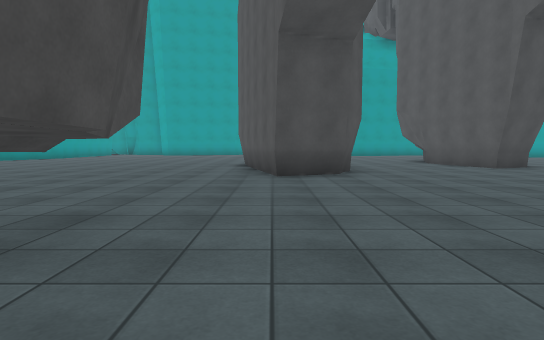
view 1 (above)

24 first-person views from a walk through a scene from a Unity 3-D project. The camera is 1.2 m above the floor, tilts 4° down and sees 75° across. The floor is counted in squares, 2 m on a side. Each view is taken from the middle of a square. On the plan, view 1 faces up. The plan holds only what a view shows up to about 10 squares ahead; the rest is blank. The place goes on beyond the plan. The player is left out. Surface patterns are stand-ins for the level's own textures.

view 2
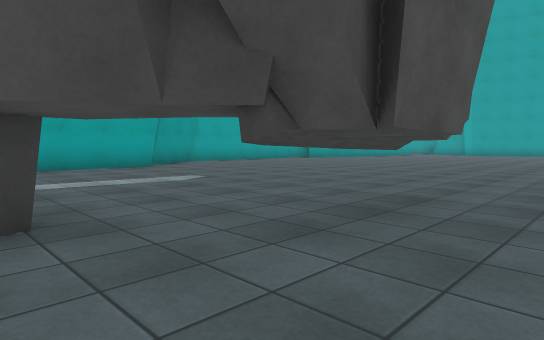

view 3
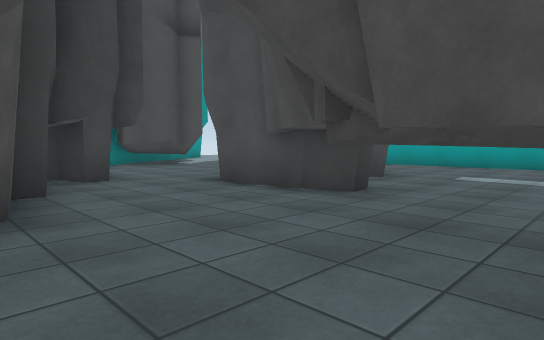

view 4
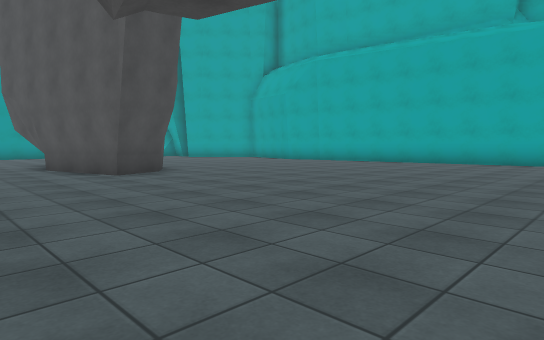

view 5
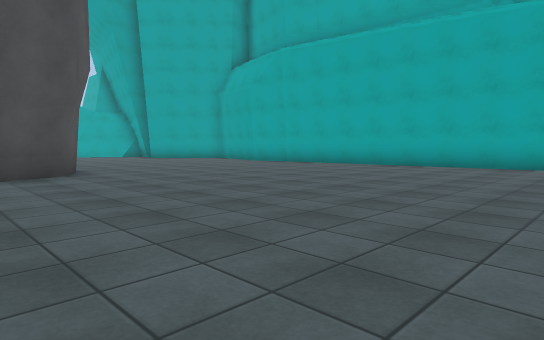

view 6
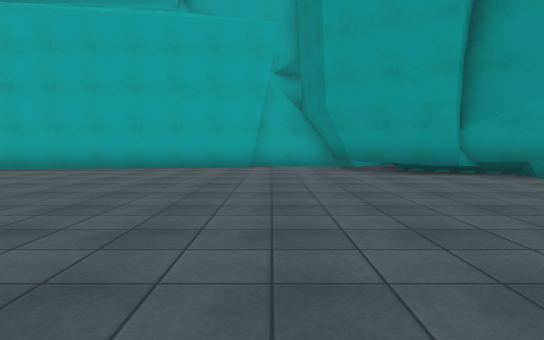

view 7
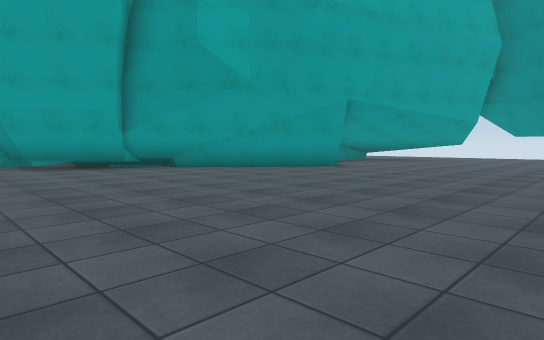

view 8
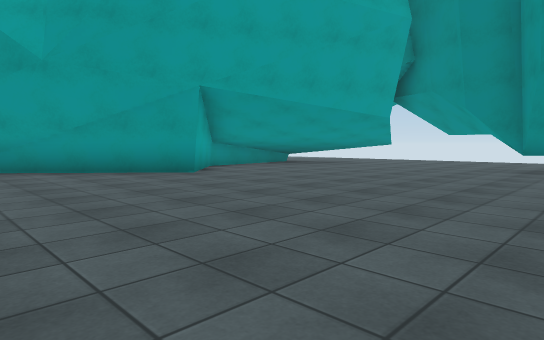

view 9
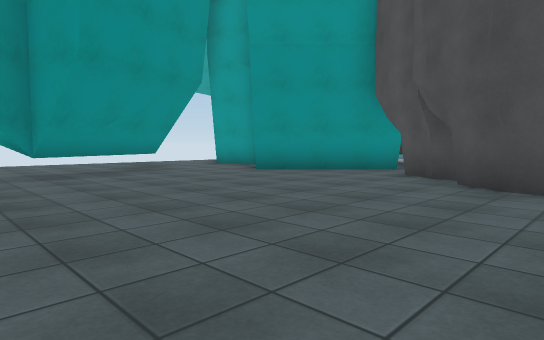

view 10
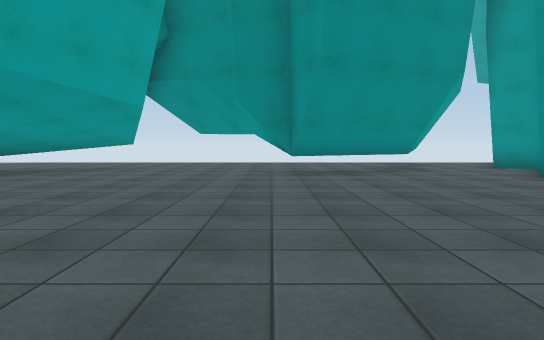

view 11
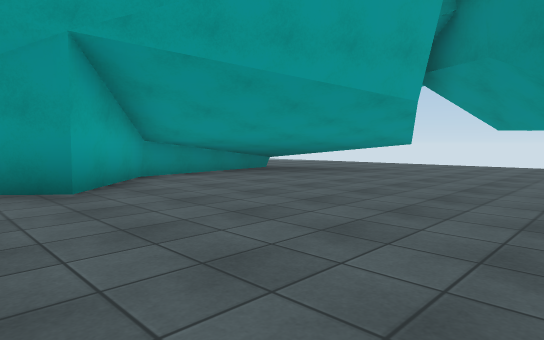

view 12
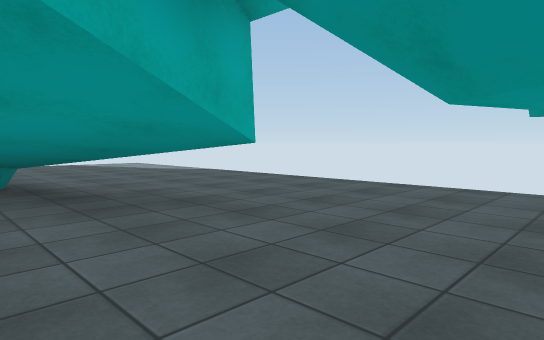

view 13
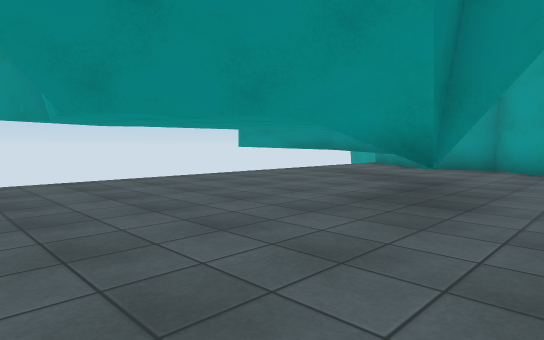

view 14
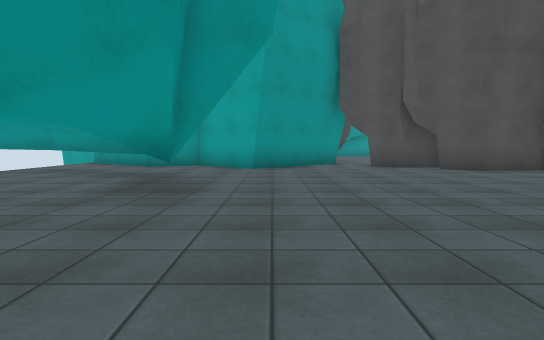

view 15
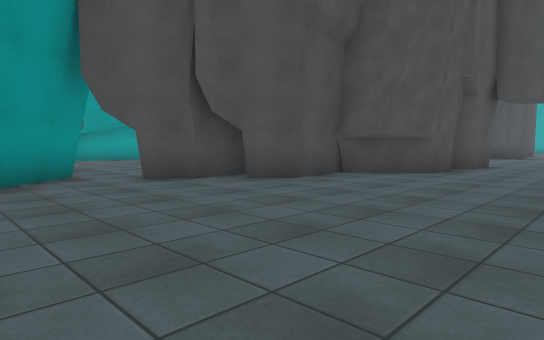

view 16
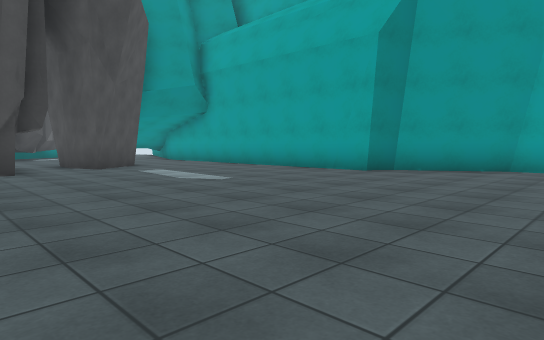

view 17
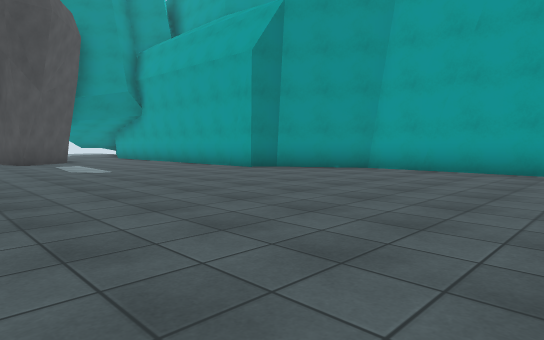

view 18
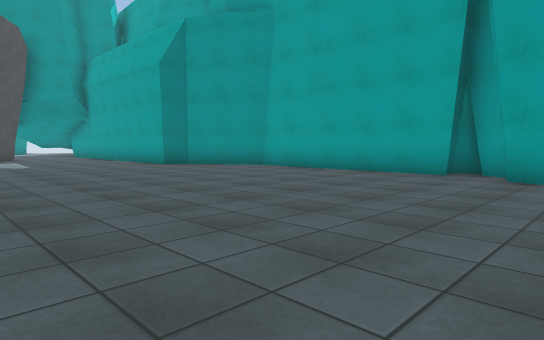

view 19
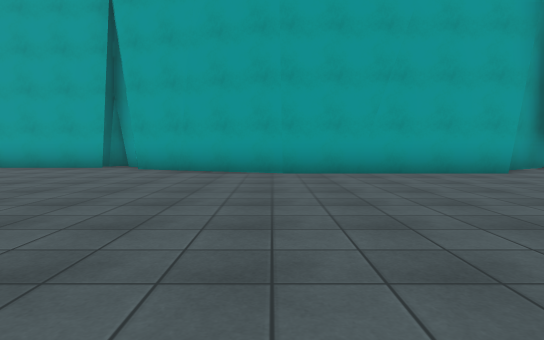

view 20
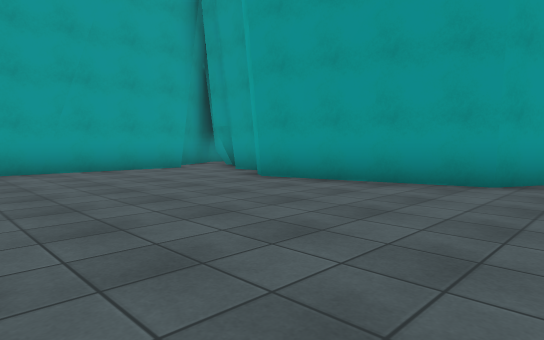

view 21
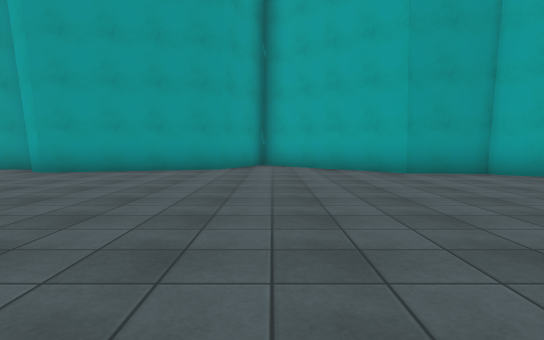

view 22
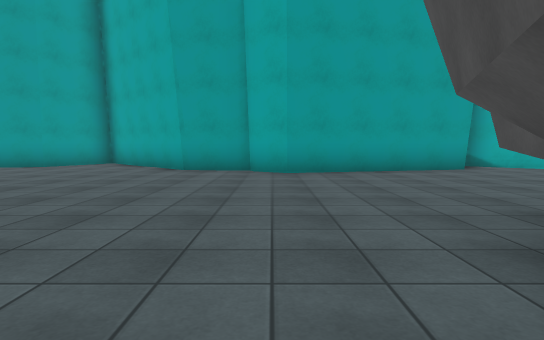

view 23
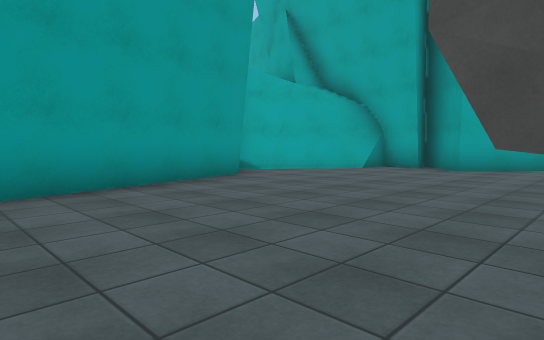

view 24
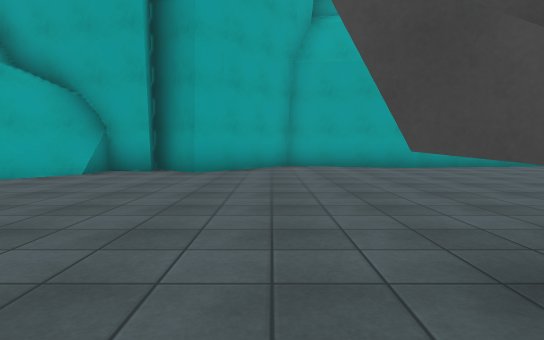

### Floor plan
Key: @ floor where view 1 was taken; # wall or solid block; . floor; T thing the floor can be seen under or through.
Columns run from 12 left of view 1 to 17 right of it. Each row starts with its distance up from view 1.
 23  #        ###
 22  ###### ###.##       ###
 21   #...###....####  ###.##
 20   #.............####....##
 19   #......................##
 18   #......................##
 17   #......................###
 16   #........................#
 15  ##...............# .......#
 14  #....... ... ....  .......#
 13 ##.......  .   ..#  .......#
 12 #........       .#  .......#
 11 #.........      .## .......#
 10 #..........#   ...##.......#
  9 #..........##  ...#........#
  8 #...........###............#
  7 #...........##.............#
  6 ##.........................#
  5  #.........................##
  4  ##.........................#
  3   #.......T.................#
  2   #.......TT................#
  1   #.......TT................#
  0   #......TT.@ #...........###
 -1   #......TT..##..........##
 -2   #...##.#...##..........#
 -3        #.#..###.........##
 -4         ...##...........#
 -5         ...##..........##
 -6        ....##.........##
 -7        ....#..........##
 -8         ###............##
 -9           ##...........##
-10            ##......... ##
-11            #....TT....###
-12           ##..TTTT... ### ..
-13           ##.TT......##.......
-14           ##.TT...............
-15              #...............
-16              #..............
-17              #

Positions as (right, up) in squares from view 1, and headings:
1: (0, 0), facing up
2: (0, -1), facing up-left
3: (1, 2), facing down-left
4: (3, 2), facing up-right
5: (5, 2), facing up-right
6: (6, 2), facing right
7: (4, 2), facing down-right
8: (3, -2), facing down-right
9: (6, -4), facing down-left
10: (5, -4), facing down
11: (5, -5), facing down-right
12: (6, -11), facing down-right
13: (8, -10), facing down-left
14: (9, -10), facing left
15: (5, -10), facing up-left
16: (-2, 8), facing down-left
17: (-3, 11), facing down-left
18: (-4, 14), facing down-left
19: (-2, 16), facing left
20: (-1, 16), facing up-left
21: (-1, 13), facing up
22: (4, 12), facing up
23: (4, 15), facing up-right
24: (5, 16), facing right
